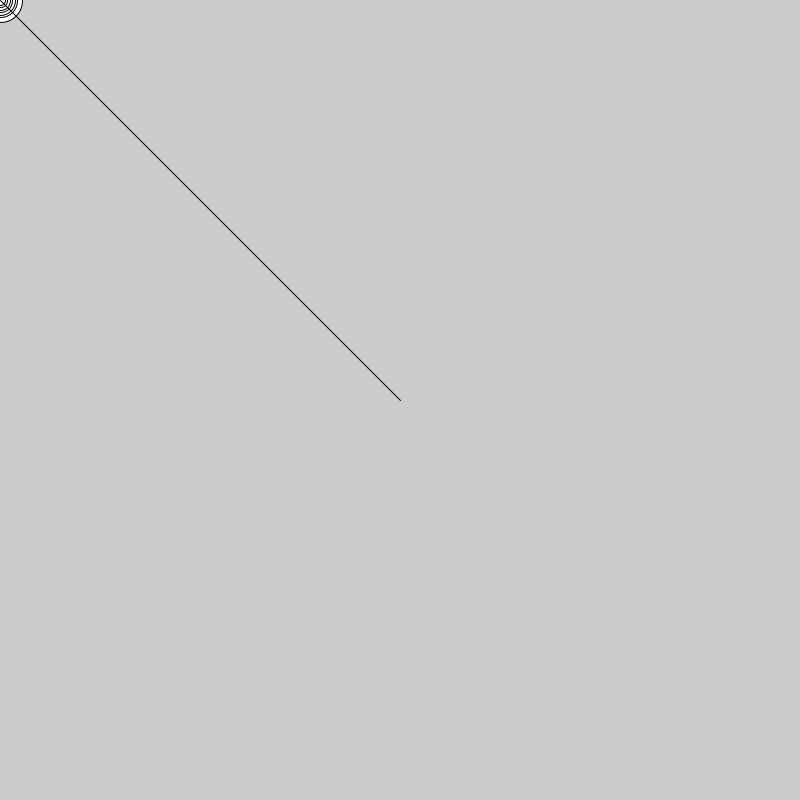
Frame 1 (no input)
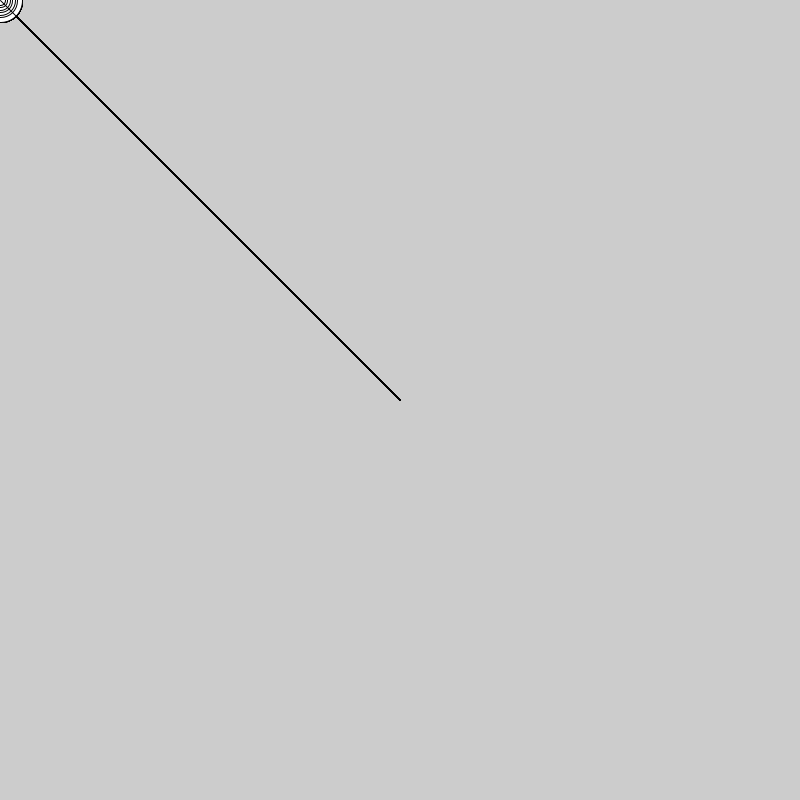
Frame 60 (the mouse pressed at the canvas centre just before this capture)
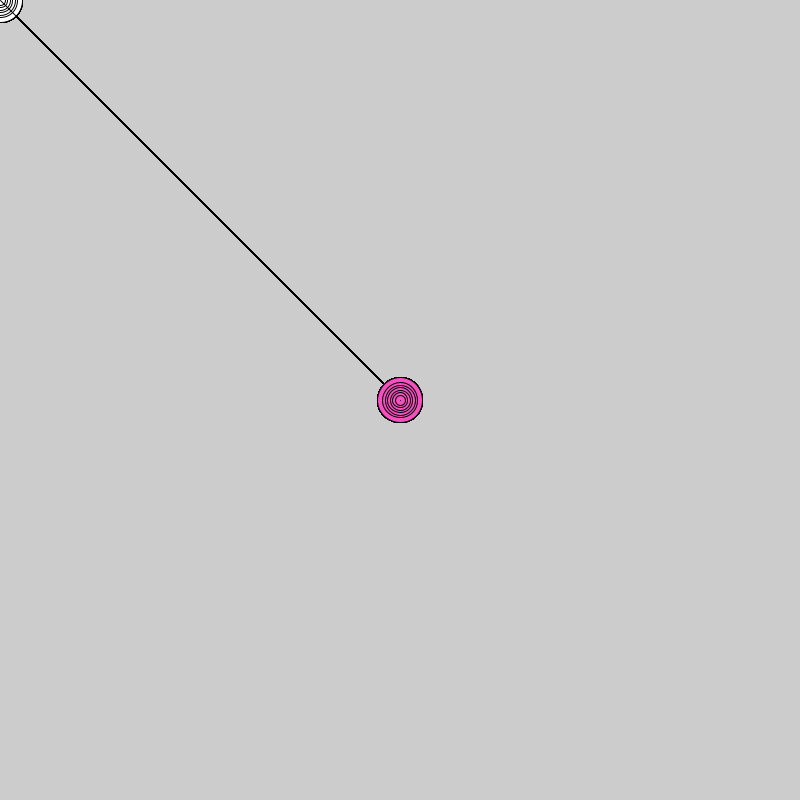
Frame 120 (the mouse held since frame 60 and released just before this capture)

The Processing sketch that drew these frames (run headless with seeded random() and noise(); from frame 60 on, the mouse is pressed at the canvas centre):

// Processing sketch: processing_38774
// ── processing_38774.pde

void setup(){
  size(800 ,800);
  smooth();
}
// THIS ISNT PART OF THE SYSTEM
void draw(){
  if (mousePressed) 
  {
    fill(#f54fc0);
  } else 
  {
    fill(255);
  }
 ellipse(mouseX, mouseY, 40, 40);
 ellipse(mouseX, mouseY, 45, 45);
 ellipse(mouseX, mouseY, 35, 35);
 ellipse(mouseX, mouseY, 30, 30);
 ellipse(mouseX, mouseY, 25, 25);
 ellipse(mouseX, mouseY, 20, 20);
 ellipse(mouseX, mouseY, 15, 15);
 ellipse(mouseX, mouseY, 10, 10);
 line(mouseX, mouseY, 400, 400);
}
